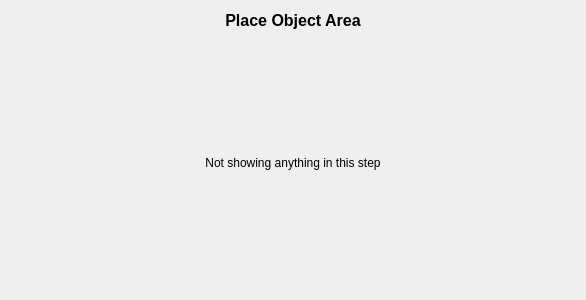
<?xml version="1.0" encoding="UTF-8"?>
<ui version="4.0">
 <class>SrGuiManipulationUi</class>
 <widget class="QWidget" name="SrGuiManipulationUi">
  <property name="geometry">
   <rect>
    <x>0</x>
    <y>0</y>
    <width>586</width>
    <height>300</height>
   </rect>
  </property>
  <property name="windowTitle">
   <string>Event Sequence</string>
  </property>
  <layout class="QGridLayout" name="gridLayout">
   <item row="0" column="0">
    <layout class="QVBoxLayout" name="verticalLayout">
     <item>
      <layout class="QHBoxLayout" name="horizontalLayout_3">
       <item>
        <widget class="QLabel" name="label_2">
         <property name="font">
          <font>
           <pointsize>12</pointsize>
           <weight>75</weight>
           <bold>true</bold>
          </font>
         </property>
         <property name="text">
          <string>Place Object Area</string>
         </property>
         <property name="alignment">
          <set>Qt::AlignCenter</set>
         </property>
        </widget>
       </item>
      </layout>
     </item>
     <item>
      <layout class="QVBoxLayout" name="verticalLayout_2">
       <item>
        <spacer name="verticalSpacer">
         <property name="orientation">
          <enum>Qt::Vertical</enum>
         </property>
         <property name="sizeHint" stdset="0">
          <size>
           <width>20</width>
           <height>40</height>
          </size>
         </property>
        </spacer>
       </item>
       <item>
        <widget class="QLabel" name="label">
         <property name="text">
          <string>Not showing anything in this step</string>
         </property>
         <property name="alignment">
          <set>Qt::AlignCenter</set>
         </property>
        </widget>
       </item>
       <item>
        <spacer name="verticalSpacer_2">
         <property name="orientation">
          <enum>Qt::Vertical</enum>
         </property>
         <property name="sizeHint" stdset="0">
          <size>
           <width>20</width>
           <height>40</height>
          </size>
         </property>
        </spacer>
       </item>
      </layout>
     </item>
    </layout>
   </item>
  </layout>
 </widget>
 <resources/>
 <connections/>
</ui>
